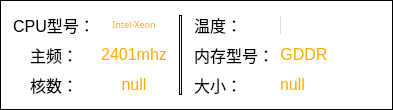
                     <widget class="QFrame" name="frame_4">
                      <property name="sizePolicy">
                       <sizepolicy hsizetype="Minimum" vsizetype="Minimum">
                        <horstretch>0</horstretch>
                        <verstretch>0</verstretch>
                       </sizepolicy>
                      </property>
                      <property name="minimumSize">
                       <size>
                        <width>50</width>
                        <height>50</height>
                       </size>
                      </property>
                      <property name="font">
                       <font>
                        <family>Arial</family>
                        <pointsize>12</pointsize>
                        <weight>50</weight>
                        <italic>false</italic>
                        <bold>false</bold>
                       </font>
                      </property>
                      <property name="layoutDirection">
                       <enum>Qt::LeftToRight</enum>
                      </property>
                      <property name="styleSheet">
                       <string notr="true">border:1px solid #000000;
background-color: rgb(255, 255, 255);</string>
                      </property>
                      <property name="frameShape">
                       <enum>QFrame::NoFrame</enum>
                      </property>
                      <property name="frameShadow">
                       <enum>QFrame::Raised</enum>
                      </property>
                      <property name="lineWidth">
                       <number>2</number>
                      </property>
                      <layout class="QHBoxLayout" name="horizontalLayout_4">
                       <property name="spacing">
                        <number>3</number>
                       </property>
                       <property name="leftMargin">
                        <number>3</number>
                       </property>
                       <property name="topMargin">
                        <number>3</number>
                       </property>
                       <property name="rightMargin">
                        <number>3</number>
                       </property>
                       <property name="bottomMargin">
                        <number>3</number>
                       </property>
                       <item>
                        <widget class="QWidget" name="widget" native="true">
                         <property name="styleSheet">
                          <string notr="true">border: 0 px;
</string>
                         </property>
                         <layout class="QGridLayout" name="gridLayout_6">
                          <item row="0" column="0">
                           <widget class="QLabel" name="label_CPUType">
                            <property name="sizePolicy">
                             <sizepolicy hsizetype="Preferred" vsizetype="Fixed">
                              <horstretch>0</horstretch>
                              <verstretch>0</verstretch>
                             </sizepolicy>
                            </property>
                            <property name="font">
                             <font>
                              <family>Arial</family>
                              <pointsize>12</pointsize>
                              <weight>50</weight>
                              <italic>false</italic>
                              <bold>false</bold>
                             </font>
                            </property>
                            <property name="text">
                             <string>CPU型号：</string>
                            </property>
                            <property name="alignment">
                             <set>Qt::AlignCenter</set>
                            </property>
                           </widget>
                          </item>
                          <item row="0" column="1">
                           <widget class="QLabel" name="label_CPUTypeShow">
                            <property name="sizePolicy">
                             <sizepolicy hsizetype="Preferred" vsizetype="Fixed">
                              <horstretch>0</horstretch>
                              <verstretch>0</verstretch>
                             </sizepolicy>
                            </property>
                            <property name="font">
                             <font>
                              <family>黑体</family>
                              <pointsize>7</pointsize>
                              <weight>50</weight>
                              <italic>false</italic>
                              <bold>false</bold>
                             </font>
                            </property>
                            <property name="styleSheet">
                             <string notr="true">font: 7pt &quot;黑体&quot;;
border:0px;
color: rgb(255, 170, 0);</string>
                            </property>
                            <property name="text">
                             <string>Intel-Xeon</string>
                            </property>
                            <property name="alignment">
                             <set>Qt::AlignCenter</set>
                            </property>
                           </widget>
                          </item>
                          <item row="1" column="0">
                           <widget class="QLabel" name="label_CPUFreq">
                            <property name="sizePolicy">
                             <sizepolicy hsizetype="Preferred" vsizetype="Fixed">
                              <horstretch>0</horstretch>
                              <verstretch>0</verstretch>
                             </sizepolicy>
                            </property>
                            <property name="font">
                             <font>
                              <family>Arial</family>
                              <pointsize>12</pointsize>
                              <weight>50</weight>
                              <italic>false</italic>
                              <bold>false</bold>
                             </font>
                            </property>
                            <property name="text">
                             <string>主频：</string>
                            </property>
                            <property name="alignment">
                             <set>Qt::AlignCenter</set>
                            </property>
                           </widget>
                          </item>
                          <item row="1" column="1">
                           <widget class="QLabel" name="label_CPUFreqShow">
                            <property name="sizePolicy">
                             <sizepolicy hsizetype="Preferred" vsizetype="Fixed">
                              <horstretch>0</horstretch>
                              <verstretch>0</verstretch>
                             </sizepolicy>
                            </property>
                            <property name="font">
                             <font>
                              <family>Arial</family>
                              <pointsize>12</pointsize>
                              <weight>50</weight>
                              <italic>false</italic>
                              <bold>false</bold>
                             </font>
                            </property>
                            <property name="styleSheet">
                             <string notr="true">border:0px;
color: rgb(255, 170, 0);</string>
                            </property>
                            <property name="text">
                             <string>2401mhz</string>
                            </property>
                            <property name="alignment">
                             <set>Qt::AlignCenter</set>
                            </property>
                           </widget>
                          </item>
                          <item row="2" column="0">
                           <widget class="QLabel" name="label_CPUcores">
                            <property name="sizePolicy">
                             <sizepolicy hsizetype="Preferred" vsizetype="Fixed">
                              <horstretch>0</horstretch>
                              <verstretch>0</verstretch>
                             </sizepolicy>
                            </property>
                            <property name="font">
                             <font>
                              <family>Arial</family>
                              <pointsize>12</pointsize>
                              <weight>50</weight>
                              <italic>false</italic>
                              <bold>false</bold>
                             </font>
                            </property>
                            <property name="text">
                             <string>核数：</string>
                            </property>
                            <property name="alignment">
                             <set>Qt::AlignCenter</set>
                            </property>
                           </widget>
                          </item>
                          <item row="2" column="1">
                           <widget class="QLabel" name="label_CPUCoreShow">
                            <property name="sizePolicy">
                             <sizepolicy hsizetype="Preferred" vsizetype="Fixed">
                              <horstretch>0</horstretch>
                              <verstretch>0</verstretch>
                             </sizepolicy>
                            </property>
                            <property name="font">
                             <font>
                              <family>Arial</family>
                              <pointsize>12</pointsize>
                              <weight>50</weight>
                              <italic>false</italic>
                              <bold>false</bold>
                             </font>
                            </property>
                            <property name="styleSheet">
                             <string notr="true">border:0px;
color: rgb(255, 170, 0);</string>
                            </property>
                            <property name="text">
                             <string>null</string>
                            </property>
                            <property name="alignment">
                             <set>Qt::AlignCenter</set>
                            </property>
                           </widget>
                          </item>
                         </layout>
                         <zorder>label_CPUTypeShow</zorder>
                         <zorder>label_CPUFreq</zorder>
                         <zorder>label_CPUFreqShow</zorder>
                         <zorder>label_CPUcores</zorder>
                         <zorder>label_CPUCoreShow</zorder>
                         <zorder>label_CPUType</zorder>
                        </widget>
                       </item>
                       <item>
                        <widget class="Line" name="line_3">
                         <property name="sizePolicy">
                          <sizepolicy hsizetype="Fixed" vsizetype="Fixed">
                           <horstretch>0</horstretch>
                           <verstretch>0</verstretch>
                          </sizepolicy>
                         </property>
                         <property name="minimumSize">
                          <size>
                           <width>0</width>
                           <height>80</height>
                          </size>
                         </property>
                         <property name="maximumSize">
                          <size>
                           <width>16777215</width>
                           <height>80</height>
                          </size>
                         </property>
                         <property name="styleSheet">
                          <string notr="true"/>
                         </property>
                         <property name="lineWidth">
                          <number>0</number>
                         </property>
                         <property name="orientation">
                          <enum>Qt::Vertical</enum>
                         </property>
                        </widget>
                       </item>
                       <item>
                        <widget class="QWidget" name="widget_2" native="true">
                         <property name="styleSheet">
                          <string notr="true">border: 0 px;
</string>
                         </property>
                         <layout class="QGridLayout" name="gridLayout_7">
                          <item row="0" column="0">
                           <widget class="QLabel" name="label_RamType_3">
                            <property name="sizePolicy">
                             <sizepolicy hsizetype="Fixed" vsizetype="Fixed">
                              <horstretch>0</horstretch>
                              <verstretch>0</verstretch>
                             </sizepolicy>
                            </property>
                            <property name="font">
                             <font>
                              <family>Arial</family>
                              <pointsize>12</pointsize>
                              <weight>50</weight>
                              <italic>false</italic>
                              <bold>false</bold>
                             </font>
                            </property>
                            <property name="text">
                             <string>温度：</string>
                            </property>
                            <property name="alignment">
                             <set>Qt::AlignCenter</set>
                            </property>
                           </widget>
                          </item>
                          <item row="1" column="0">
                           <widget class="QLabel" name="label_RamType">
                            <property name="sizePolicy">
                             <sizepolicy hsizetype="Fixed" vsizetype="Fixed">
                              <horstretch>0</horstretch>
                              <verstretch>0</verstretch>
                             </sizepolicy>
                            </property>
                            <property name="font">
                             <font>
                              <family>Arial</family>
                              <pointsize>12</pointsize>
                              <weight>50</weight>
                              <italic>false</italic>
                              <bold>false</bold>
                             </font>
                            </property>
                            <property name="text">
                             <string>内存型号：</string>
                            </property>
                            <property name="alignment">
                             <set>Qt::AlignCenter</set>
                            </property>
                           </widget>
                          </item>
                          <item row="1" column="1">
                           <widget class="QLabel" name="label_RamTypeShow">
                            <property name="sizePolicy">
                             <sizepolicy hsizetype="Fixed" vsizetype="Fixed">
                              <horstretch>0</horstretch>
                              <verstretch>0</verstretch>
                             </sizepolicy>
                            </property>
                            <property name="font">
                             <font>
                              <family>Arial</family>
                              <pointsize>12</pointsize>
                              <weight>50</weight>
                              <italic>false</italic>
                              <bold>false</bold>
                             </font>
                            </property>
                            <property name="styleSheet">
                             <string notr="true">border:0px;
color: rgb(255, 170, 0);</string>
                            </property>
                            <property name="text">
                             <string>GDDR</string>
                            </property>
                            <property name="alignment">
                             <set>Qt::AlignCenter</set>
                            </property>
                           </widget>
                          </item>
                          <item row="2" column="0">
                           <widget class="QLabel" name="label_RamSize">
                            <property name="sizePolicy">
                             <sizepolicy hsizetype="Fixed" vsizetype="Fixed">
                              <horstretch>0</horstretch>
                              <verstretch>0</verstretch>
                             </sizepolicy>
                            </property>
                            <property name="font">
                             <font>
                              <family>Arial</family>
                              <pointsize>12</pointsize>
                              <weight>50</weight>
                              <italic>false</italic>
                              <bold>false</bold>
                             </font>
                            </property>
                            <property name="text">
                             <string>大小：</string>
                            </property>
                            <property name="alignment">
                             <set>Qt::AlignCenter</set>
                            </property>
                           </widget>
                          </item>
                          <item row="2" column="1">
                           <widget class="QLabel" name="label_RamSizeShow">
                            <property name="sizePolicy">
                             <sizepolicy hsizetype="Fixed" vsizetype="Fixed">
                              <horstretch>0</horstretch>
                              <verstretch>0</verstretch>
                             </sizepolicy>
                            </property>
                            <property name="font">
                             <font>
                              <family>Arial</family>
                              <pointsize>12</pointsize>
                              <weight>50</weight>
                              <italic>false</italic>
                              <bold>false</bold>
                             </font>
                            </property>
                            <property name="styleSheet">
                             <string notr="true">border:0px;
color: rgb(255, 170, 0);</string>
                            </property>
                            <property name="text">
                             <string>null</string>
                            </property>
                            <property name="alignment">
                             <set>Qt::AlignCenter</set>
                            </property>
                           </widget>
                          </item>
                          <item row="0" column="1">
                           <widget class="QProgressBar" name="progressBar_tempMain">
                            <property name="sizePolicy">
                             <sizepolicy hsizetype="Preferred" vsizetype="Preferred">
                              <horstretch>0</horstretch>
                              <verstretch>0</verstretch>
                             </sizepolicy>
                            </property>
                            <property name="minimumSize">
                             <size>
                              <width>100</width>
                              <height>20</height>
                             </size>
                            </property>
                            <property name="maximumSize">
                             <size>
                              <width>16777215</width>
                              <height>20</height>
                             </size>
                            </property>
                            <property name="font">
                             <font>
                              <family>Arial</family>
                              <pointsize>12</pointsize>
                              <weight>50</weight>
                              <italic>false</italic>
                              <bold>false</bold>
                             </font>
                            </property>
                            <property name="styleSheet">
                             <string notr="true">border:1 px;
QProgressBar {border: 1px solid grey; border-radius: 5px;};
QProgressBar::chunk {background-color: #00FF00;width: 5px;margin: 0.5px;}
                        </string>
                            </property>
                            <property name="value">
                             <number>0</number>
                            </property>
                            <property name="alignment">
                             <set>Qt::AlignRight|Qt::AlignTrailing|Qt::AlignVCenter</set>
                            </property>
                            <property name="textVisible">
                             <bool>false</bool>
                            </property>
                           </widget>
                          </item>
                         </layout>
                        </widget>
                       </item>
                      </layout>
                     </widget>
